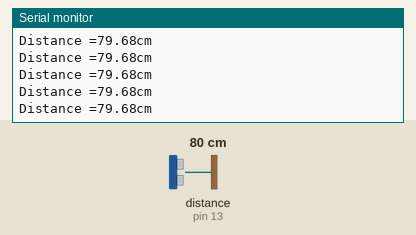
Bench run of a sketch on a simulated Arduino Uno, built with avr-gcc and run on an emulated ATmega328P. On the bench: the last lines printed to the serial monitor. Wiring (inferred from the names in the program): ultrasonic range finder: trigger pin 10; echo pin 13. The test bench sets the inputs (shaded band); at power-on: distance to the obstacle (sensor on pin 13) 80 cm. The echo pulse lasts 58.3 µs per cm.

Above: at 1.2 s.
1.3 s: distance to the obstacle (sensor on pin 13) set to 2 cm
At 1.9 s:
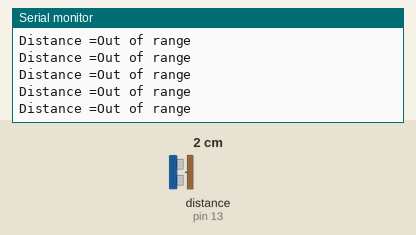
3.2 s: distance to the obstacle (sensor on pin 13) set to 4 cm
At 3.9 s:
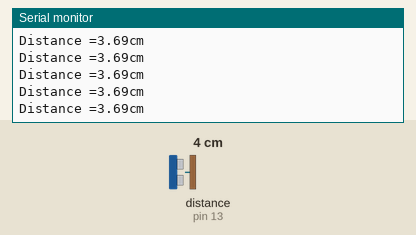
Timing chart, 0 to 6.2 s (numbered marks = the images above; inputs shaded):
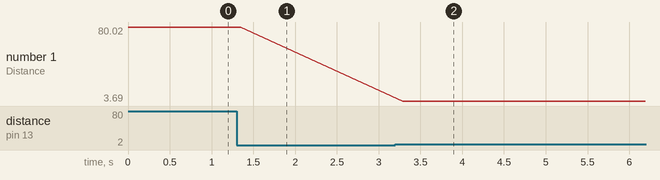

Measured:
- the behaviour switches between 2 and 3 cm on distance to the obstacle (sensor on pin 13) (found by bisection; images 1 and 2)
- after the input at 1.3 s, the serial monitor: prints a new line after 0.07 s (image 1)
- after the input at 3.2 s, the serial monitor: prints a new line after 0.09 s (image 2)
- plotted number 1: 79.68 → 3.69 after the input at 3.2 s

The sketch:

ultrasonic.ino
```cpp
 #define trigPin 10
 #define echoPin 13
 #define ledOne 12

 float duration, distance;

 void setup() {
     Serial.begin (9600);
     pinMode(trigPin, OUTPUT);
     pinMode(echoPin, INPUT);


 }

 void loop(){

     digitalWrite(trigPin, LOW);
     delayMicroseconds(2);
     digitalWrite(trigPin, HIGH);
     delayMicroseconds(10);
     digitalWrite(trigPin, LOW);

     duration = pulseIn(echoPin, HIGH);

     distance = (duration/2)*0.0343;

     Serial.print("Distance =");
     if(distance >= 400 || distance <= 2){
       Serial.println("Out of range");
     }
     else{
       Serial.print(distance);
       Serial.println("cm");
//       delay(500);
     }
     if(distance < 20){
       digitalWrite(ledOne, HIGH);
     }
     else{
       digitalWrite(ledOne, LOW);
     }

 //    delay(500);
 }

// Second method
```
